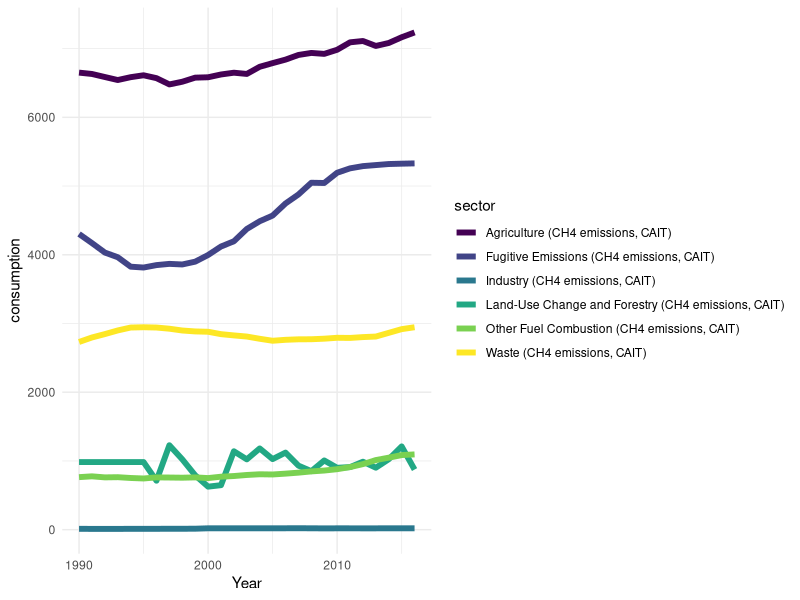
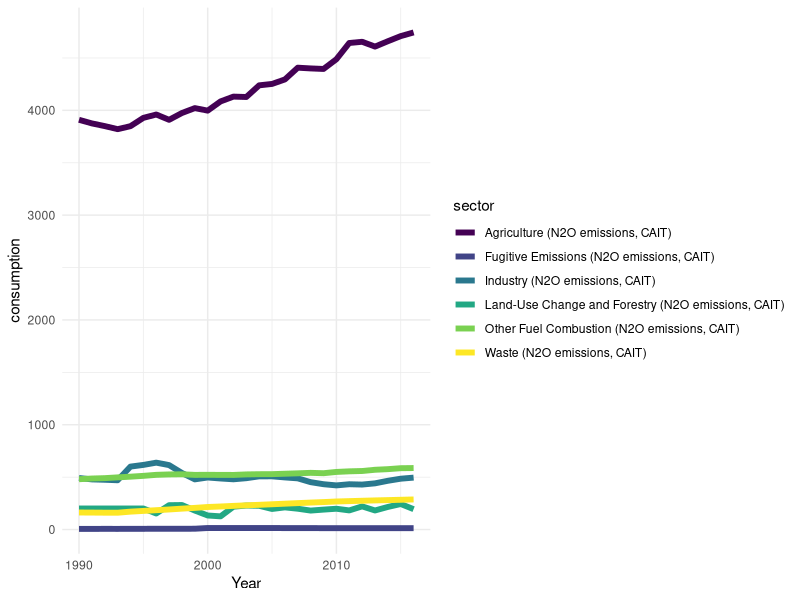
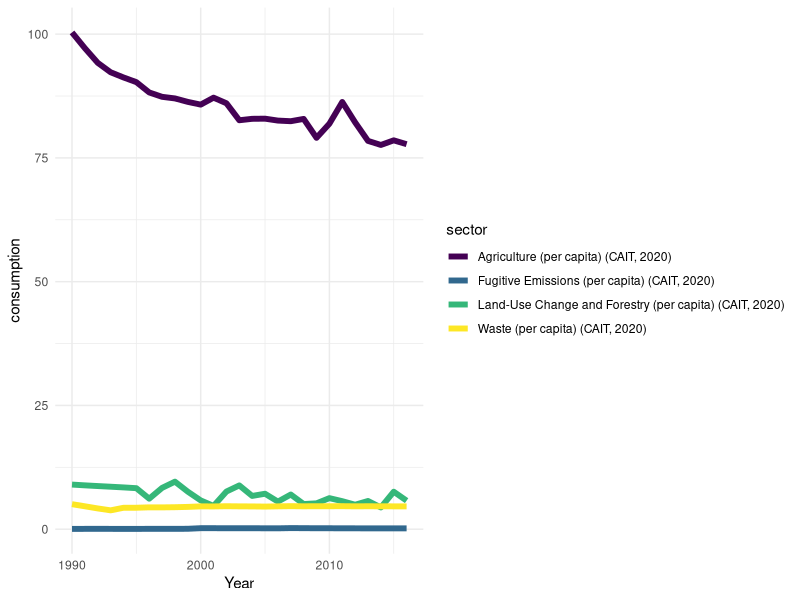

Write R code to recreate these figures, in order.
## ---- chunk 1
knitr::opts_chunk$set(
  collapse = TRUE, 
  echo = FALSE, 
  warning = FALSE, 
  message = FALSE
)
## ---- chunk 2
# df <- read_csv("https://raw.githubusercontent.com/owid/co2-data/master/owid-co2-data.csv")
## ---- chunk 3
library(tidyverse)
df <- read_csv("data/methane-emissions-by-sector (1).csv")
df %>%
  pivot_longer(names_to = "sector", values_to = "amount", cols = 4:9) %>%
  group_by(Year, sector) %>%
  summarise(
    consumption = sum(amount, na.rm = TRUE)
  ) %>%
  ggplot(aes(Year, consumption, color = sector, group = sector)) + 
  geom_line(size = 2) + 
  scale_colour_viridis_d() + 
  theme_minimal() 

## ---- chunk 4
library(tidyverse)
df <- read_csv("data/nitrous-oxide-emissions-by-sector.csv")
df %>%
  pivot_longer(names_to = "sector", values_to = "amount", cols = 4:9) %>%
  group_by(Year, sector) %>%
  summarise(
    consumption = sum(amount, na.rm = TRUE)
  ) %>%
  ggplot(aes(Year, consumption, color = sector, group = sector)) + 
  geom_line(size = 2) + 
  scale_colour_viridis_d() + 
  theme_minimal()
## ---- chunk 5
library(tidyverse)
df <- read_csv("data/per-capita-nitrous-oxide-sector.csv")
df %>%
  pivot_longer(names_to = "sector", values_to = "amount", cols = 4:7) %>%
  group_by(Year, sector) %>%
  summarise(
    consumption = sum(amount, na.rm = TRUE)
  ) %>%
  ggplot(aes(Year, consumption, color = sector, group = sector)) + 
  geom_line(size = 2) + 
  scale_colour_viridis_d() + 
  theme_minimal()
